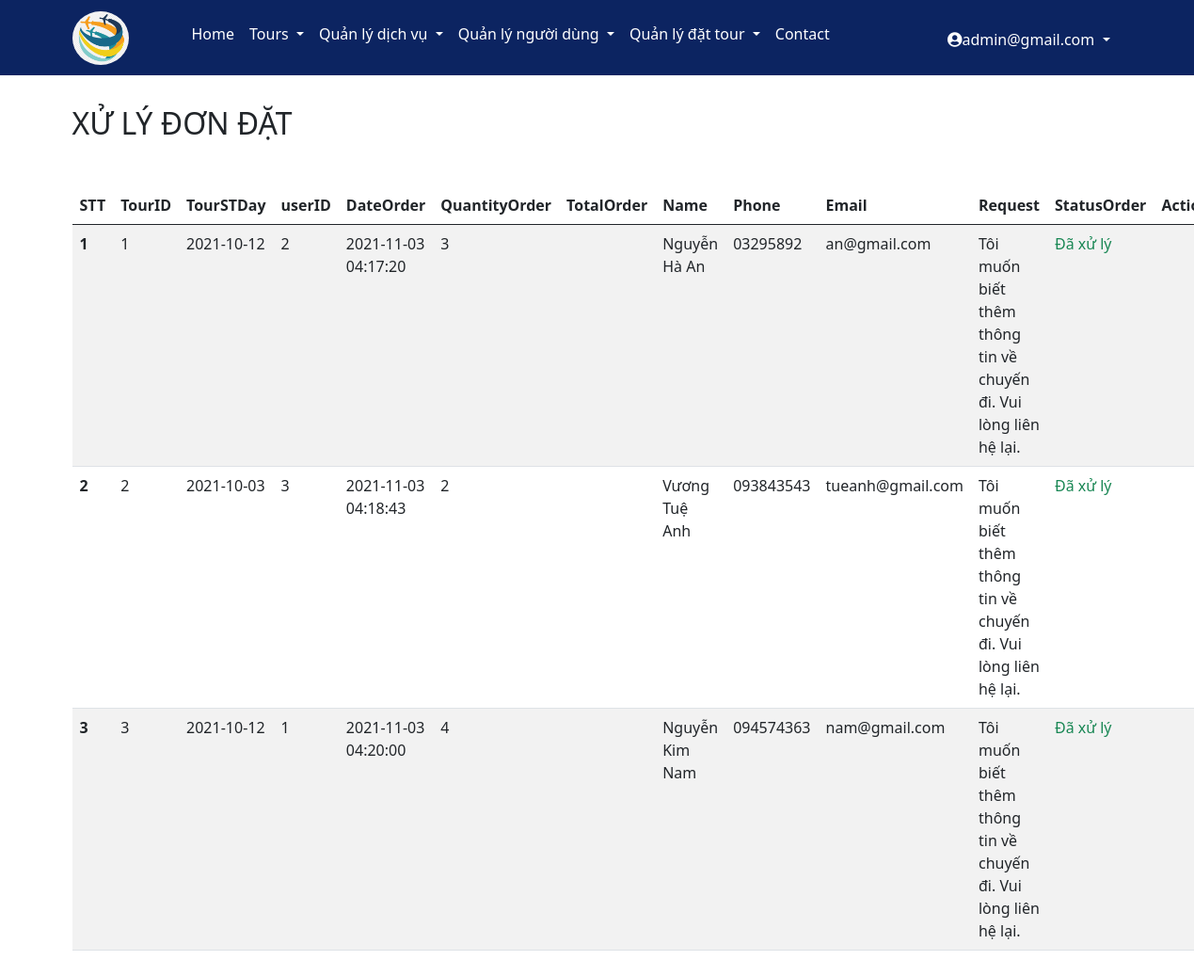
/admin/tourorder.php (signed in), run on the app's committed database.
### tables this page shows
CREATE TABLE `tourorder` (
  `TourID` int(11) NOT NULL,
  `TourSTDay` date NOT NULL,
  `UserID` int(11) NOT NULL,
  `DateOrder` datetime DEFAULT NULL,
  `QuantityOrder` int(11) DEFAULT NULL,
  `TotalOrder` float DEFAULT NULL,
  `name` varchar(100) DEFAULT NULL,
  `phone` varchar(12) DEFAULT NULL,
  `email` varchar(100) DEFAULT NULL,
  `request` varchar(1000) DEFAULT NULL,
  `StatusOrder` tinyint(1) DEFAULT NULL
);

### admin/tourorder.php (the view, shortened to what this page needs)
<?php
include('header.php');
include('../config/connect.php');
?>
<div class="container my-main">
    <h2 class="text-uppercase my-title-ad">Xử lý đơn đặt</h2>
    <table class="table table-striped">
        <thead>
            <tr>
                <th scope=col>STT</th>
                <th scope=col>TourID</th>
                <th scope=col>TourSTDay</th>
                <th scope=col>userID</th>
                <th scope=col>DateOrder</th>
                <th scope=col>QuantityOrder</th>
                <th scope=col>TotalOrder</th>
                <th scope=col>Name</th>
                <th scope=col>Phone</th>
                <th scope=col>Email</th>
                <th scope=col>Request</th>
                <th scope=col>StatusOrder</th>
                <th scope=col>Action</th>
            </tr>
        </thead>
        <tbody>
            <?php
            $sql = "select * from tourorder";
            $result = mysqli_query($conn,$sql);
            if(mysqli_num_rows($result)>0){
                $STT=1;
                while($row=mysqli_fetch_assoc($result)){
                    $TourID=$row['TourID'];
                    $TourSTDay=Date($row['TourSTDay']);
                    $UserID=$row['UserID'];
                    $DateOrder=Date($row['DateOrder']);
                    $QuantityOrder=$row['QuantityOrder'];
                    $TotalOrder=Date($row['TotalOrder']);
                    $name=$row['name'];
                    $phone=$row['phone'];
                    $email=$row['email'];
                    $request=$row['request'];
                    $StatusOrder=$row['StatusOrder'];
            ?>
            <tr>
                <th scope=rowphp><?php echo $STT++?></th>
                <td><?php echo $TourID?></td>
                <td><?php echo $TourSTDay?></td>
                <td><?php echo $UserID?></td>
                <td><?php echo $DateOrder?></td>
                <td><?php echo $QuantityOrder?></td>
                <td><?php echo $TotalOrder?></td>
                <td><?php echo $name?></td>
                <td><?php echo $phone?></td>
                <td><?php echo $email?></td>
                <td><?php echo $request?></td>
                <td>
                    <?php
                if($StatusOrder==0)
                echo '<p class="text-danger">Chưa xử lý</p>';
                else
                echo '<p class="text-success">Đã xử lý</p>';
            ?>
                </td>
                <td>
                </td>
                <?php       }
            } else echo $sql;
        ?>
        </tbody>
    </table>
</div>
<?php
include('footer.php');
?>

### css/style.css (style rules this page uses)
:root { --my-color: #0c2461; }

### css/admin.css (style rules this page uses)
* { padding: 0; margin: 0; text-decoration: none; box-sizing: border-box; }
.my-main { margin-top: 32px; margin-bottom: 32px; }
.my-title-ad { margin-bottom: 48px; }

### data on the page
tourorder: TourID "1", TourSTDay "2021-10-12", UserID "2", DateOrder "2021-11-03 04:17:20", QuantityOrder "3", name "Nguyễn Hà An", phone "03295892", email "an@gmail.com", request "Tôi muốn biết thêm thông tin về chuyến đi. Vui lòng liên hệ lại.", StatusOrder "Đã xử lý"
tourorder: TourID "2", TourSTDay "2021-10-03", UserID "3", DateOrder "2021-11-03 04:18:43", QuantityOrder "2", name "Vương Tuệ Anh", phone "093843543", email "tueanh@gmail.com", request "Tôi muốn biết thêm thông tin về chuyến đi. Vui lòng liên hệ lại.", StatusOrder "Đã xử lý"
tourorder: TourID "3", TourSTDay "2021-10-12", UserID "1", DateOrder "2021-11-03 04:20:00", QuantityOrder "4", name "Nguyễn Kim Nam", phone "094574363", email "nam@gmail.com", request "Tôi muốn biết thêm thông tin về chuyến đi. Vui lòng liên hệ lại.", StatusOrder "Đã xử lý"

### other printed values
$_SESSION['success'] "admin@gmail.com"
